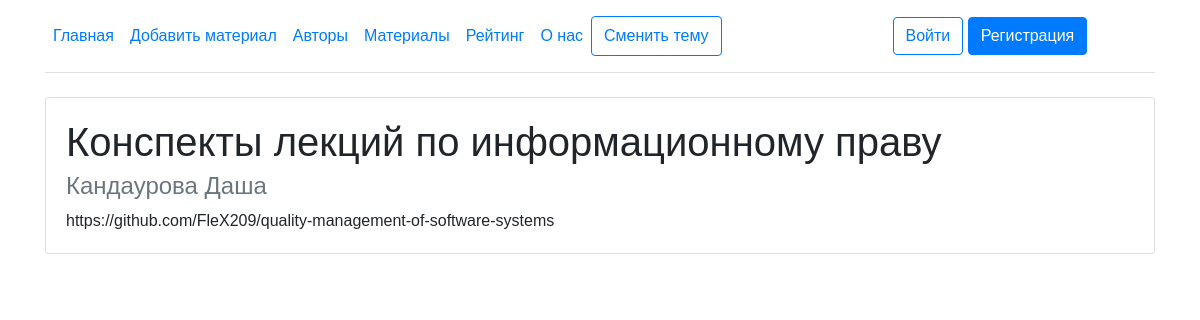
Page /materials/6/ on the committed database.
### main/models.py (models this page shows, shortened)
class Task(models.Model):
    title = models.CharField('Название', max_length=50)
    author = models.CharField('ФИО', max_length=50)
    task = models.TextField('Описание')
    class Meta:
        verbose_name = 'Задача'
        verbose_name_plural = 'Задачи'

### main/views.py (the view)
# urls.py: path('materials/<int:task_id>/', views.material_detail, name='material_detail'),
def material_detail(request, task_id):
    task = get_object_or_404(Task, id=task_id)
    return render(request, 'main/material_detail.html', {'title': task.title, 'task': task})

### main/templates/main/material_detail.html (shortened to what this page needs)
{% extends 'main/base.html' %}
{% block content %}
    <div class="container mt-4">
        <div class="card">
            <div class="card-body">
                <h1 class="card-title">{{ task.title }}</h1>
                <h4 class="card-subtitle mb-2 text-muted">{{ task.author }}</h4>
                <p class="card-text">{{ task.task }}</p>
            </div>
        </div>
    </div>
{% endblock %}

### main/templates/main/base.html (style rules this page uses)
body { font-family: Arial, sans-serif; transition: background-color 0.3s ease; }

### rows in the picture
Task: title "Конспекты лекций по информационному праву", author "Кандаурова Даша", task "https://github.com/FleX209/quality-management-of-software-systems"
